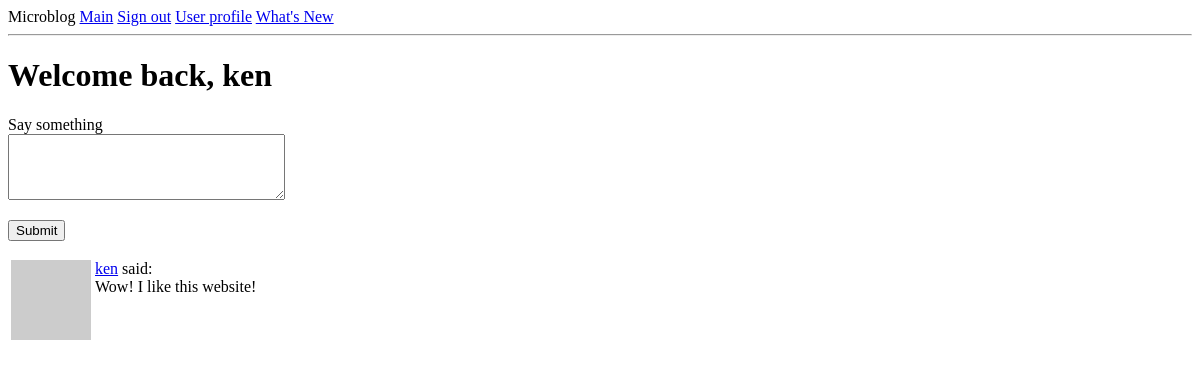
Before: /index (signed in) with the older database file.
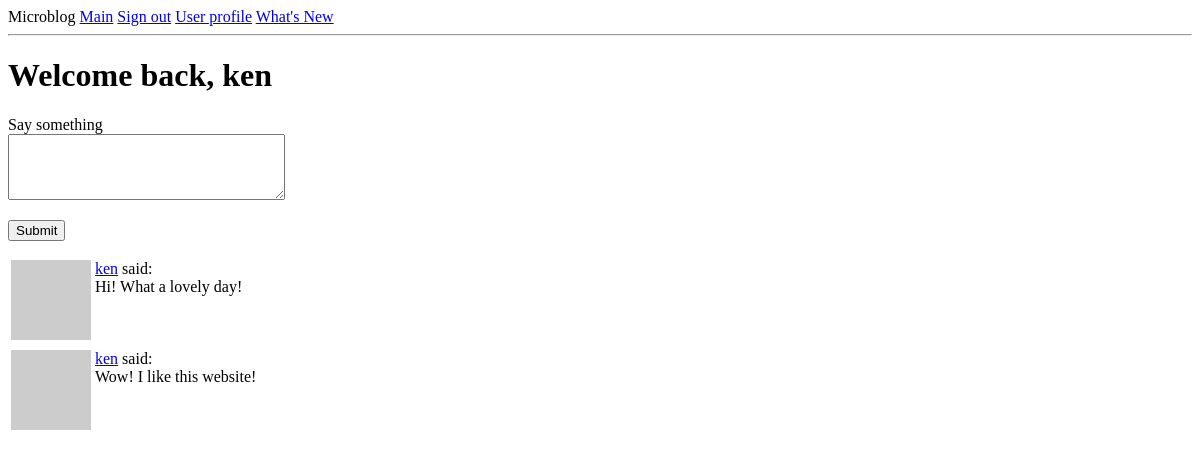
After: the same page with the newer database file.
### app/models.py (models this page shows, shortened)
class Post(db.Model):
    id = db.Column(db.Integer, primary_key = True)
    body = db.Column(db.String(140))
    timestamp = db.Column(db.DateTime, index = True, default = datetime.utcnow)
    user_id = db.Column(db.Integer, db.ForeignKey('user.id'))

class User(db.Model, UserMixin):
    id = db.Column(db.Integer, primary_key=True)
    username = db.Column(db.String(64), index = True, unique = True)
    email = db.Column(db.String(120), index = True, unique = True)
    password_hash = db.Column(db.String(128))
    posts = db.relationship('Post', backref='author', lazy='dynamic')
    about_me = db.Column(db.String(140))
    last_seen = db.Column(db.DateTime, default = datetime.utcnow)
    followed = db.relationship(
        'User', secondary = followers,
        primaryjoin = (followers.c.follower_id == id),
        secondaryjoin = (followers.c.followed_id == id),
        backref = db.backref('followers', lazy='dynamic'),
        lazy='dynamic')
    def avatar(self, size):
        digest = md5(self.email.lower().encode('utf-8')).hexdigest()
        return 'https://www.gravatar.com/avatar/{}?d=identicon&s={}'.format(digest, size)
    def followed_posts(self):
        followed = Post.query.join(
            followers, (followers.c.followed_id == Post.user_id)).filter(
                followers.c.follower_id == self.id)
        own = Post.query.filter_by(user_id=self.id)
        return followed.union(own).order_by(Post.timestamp.desc())

### app/routes.py (the view)
@app.route('/', methods=['GET', 'POST'])
@app.route('/index', methods=['GET', 'POST'])
@login_required
def index():
    form = PostForm()
    if form.validate_on_submit():
        post = Post(body=form.post.data, author=current_user)
        db.session.add(post)
        db.session.commit()
        flash('Your message was successfully sent!')
        return redirect(url_for('index'))
    page = request.args.get('page', 1, type=int)
    posts = current_user.followed_posts().paginate(
        page=page,
        per_page=app.config['POSTS_PER_PAGE'],
        error_out=False)
    next_url = url_for('index',
                       page = posts.next_num) \
        if posts.has_next else None
    prev_url = url_for('index',
                       page = posts.prev_num) \
        if posts.has_prev else None
    return render_template('index.html',
                           title = 'Main page',
                           form = form,
                           posts = posts.items,
                           next_url = next_url,
                           prev_url = prev_url)

### app/forms.py
class PostForm(FlaskForm):
    post = TextAreaField('Say something',
                         validators=[DataRequired(),
                                     Length(min=1, max=140)])
    submit = SubmitField('Submit')

### app/models.py (called while the page is built)
@login.user_loader
def load_user(id):
    return User.query.get(int(id))

### app/routes.py (called while the page is built)
@app.before_request
def before_request():
    if current_user.is_authenticated:
        current_user.last_seen = datetime.utcnow()
        db.session.commit()

### app/templates/index.html (shortened to what this page needs)
{% extends 'base.html' %}
{% block content %}
    <h1>Welcome back, {{ current_user.username }}</h1>
    {% if form %}
    <form action="" method="post">
        <p>
            {{ form.post.label }} <br>
            {{ form.post(cols=32, rows=4) }} <br>
        </p>
        <p>{{ form.submit() }}</p>
    </form>
    {% endif %}
    {% for post in posts %}
        {% include '_post.html' %}
    {% endfor %}
{% endblock %}

### app/templates/_post.html
<table>
    <tr valign='top'>
        <td><img src="{{ post.author.avatar(32) }}"></td>
        <td><a href="{{ url_for('user', username=post.author.username) }}">{{ post.author.username }}</a>
            said: <br> {{ post.body }}</td>
    </tr>
</table>

Changed rows visible on the page:
added Post: author.username "ken", body "Hi! What a lovely day!"
